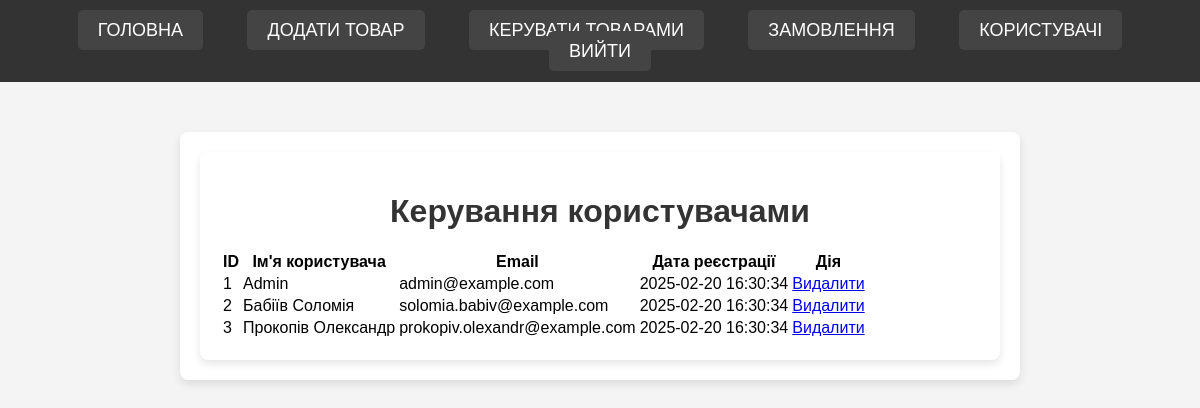
The page /manage-users.php (signed in) on the database its author committed.
### tables this page shows
create table  users (
    id INT AUTO_INCREMENT PRIMARY KEY,
    name VARCHAR(100) NOT NULL,
    email VARCHAR(100) UNIQUE NOT NULL,
    password VARCHAR(255) NOT NULL,
    role ENUM('admin', 'customer') DEFAULT 'customer',
    created_at TIMESTAMP DEFAULT CURRENT_TIMESTAMP
);

### manage-users.php (the view, shortened to what this page needs)
<?php
require_once 'db.php';
$stmt = $pdo->query("SELECT id, name, email, created_at FROM users");
$users = $stmt->fetchAll(PDO::FETCH_ASSOC);
?>
<!DOCTYPE html>
<html lang="uk">
<head>
    <link rel="stylesheet" href="styles_adminpanel.css">
</head>
<body>
    <header>
        <nav>
            <ul>
            <li><a href="admin_panel.php">Головна</a></li>
                <li><a href="add-product.php">Додати товар</a></li>
                <li><a href="manage-products.php">Керувати товарами</a></li>
                <li><a href="manage-orders.php">Замовлення</a></li>
                <li><a href="manage-users.php">Користувачі</a></li>
                <li><a href="admin_logout.php">Вийти</a></li>
            </ul>
        </nav>
    </header>
    <main>
        <div class="dashboard">
            <h1>Керування користувачами</h1>
            <table>
                <thead>
                    <tr>
                        <th>ID</th>
                        <th>Ім'я користувача</th>
                        <th>Email</th>
                        <th>Дата реєстрації</th>
                        <th>Дія</th>
                    </tr>
                </thead>
                <tbody>
                    <?php foreach ($users as $user): ?>
                        <tr>
                            <td><?php echo $user['id']; ?></td>
                            <td><?php echo htmlspecialchars($user['name']); ?></td>
                            <td><?php echo htmlspecialchars($user['email']); ?></td>
                            <td><?php echo $user['created_at']; ?></td>
                            <td>
                                <a href="manage-users.php?delete=<?php echo $user['id']; ?>" onclick="return confirm('Ви впевнені?');">Видалити</a>
                            </td>
                        </tr>
                    <?php endforeach; ?>
                </tbody>
            </table>
        </div>
    </main>
</body>
</html>

### styles_adminpanel.css (style rules this page uses)
header { background-color: #333; padding: 10px 0; }
nav ul { list-style-type: none; margin: 0; padding: 0; text-align: center; }
nav ul li { display: inline; margin-right: 20px; }
nav ul li a { color: white; text-decoration: none; font-size: 18px; padding: 10px 20px; background-color: #444; border-radius: 5px; }
main { margin: 20px; }
h1 { color: #333; }
body { font-family: Arial, sans-serif; margin: 0; padding: 0; background-color: #f4f4f9; }
header { background-color: #333; padding: 10px; }
header nav ul { list-style: none; margin: 0; padding: 0; text-align: center; }
header nav ul li { display: inline-block; margin-right: 20px; }
header nav ul li a { color: white; text-decoration: none; font-size: 18px; }
main { padding: 20px; }
.dashboard { max-width: 1200px; margin: 0 auto; padding: 20px; background-color: white; box-shadow: 0 4px 8px rgba(0, 0, 0, 0.1); border-radius: 8px; }
.dashboard h1 { text-align: center; margin-bottom: 20px; }
body { font-family: Arial, sans-serif; background-color: #f4f4f4; margin: 0; padding: 0; }
header { background-color: #333; padding: 20px 0; }
header nav ul { list-style: none; padding: 0; text-align: center; }
header nav ul li { display: inline; margin: 0 20px; }
header nav ul li a { color: white; text-decoration: none; font-size: 18px; text-transform: uppercase; }
main { max-width: 800px; margin: 50px auto; padding: 20px; background-color: #fff; border-radius: 8px; box-shadow: 0 4px 8px rgba(0, 0, 0, 0.1); }

### rows shown on the page
users: id "1", name "Admin", email "admin@example.com", created_at "2025-02-20 16:30:34"
users: id "2", name "Бабіїв Соломія", email "solomia.babiv@example.com", created_at "2025-02-20 16:30:34"
users: id "3", name "Прокопів Олександр", email "prokopiv.olexandr@example.com", created_at "2025-02-20 16:30:34"
